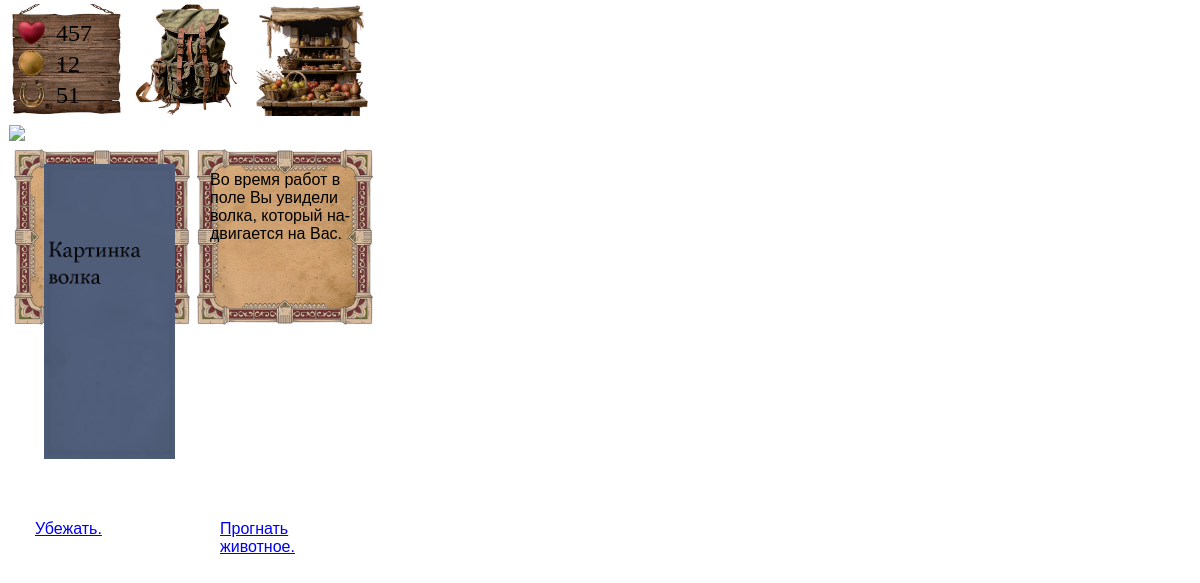
The app's page /event/4/, older data.
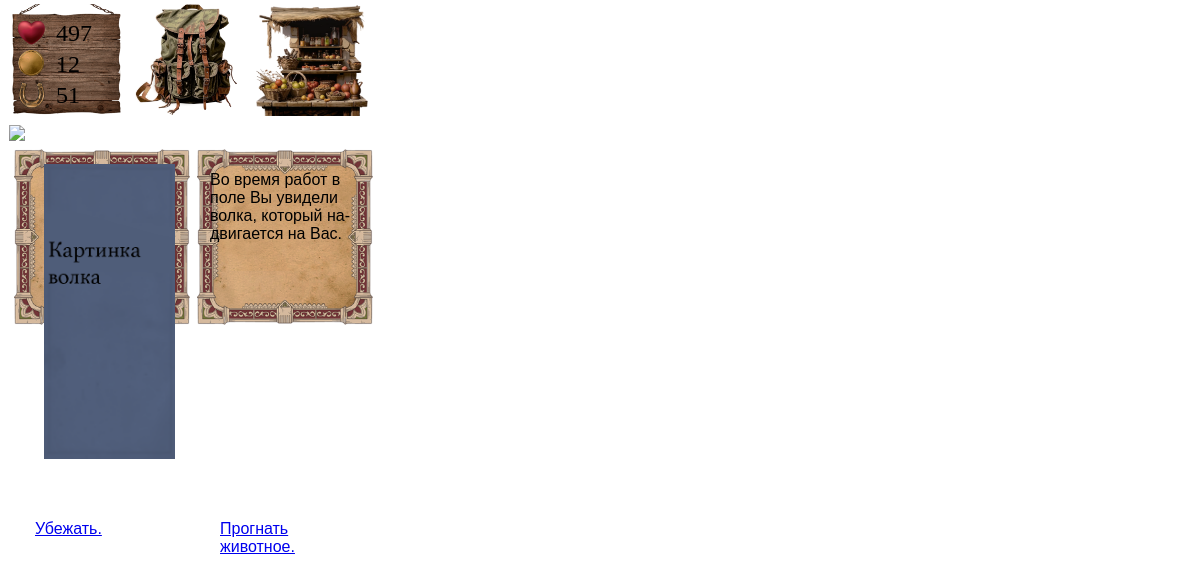
The same page, newer data.
### play/models.py (models this page shows, shortened)
class event(models.Model):
    event_Season = models.CharField(default = "summer", max_length=500, verbose_name='Время года')
    event_Text = models.CharField(max_length=500, verbose_name = 'Текст события')
    action_1 = models.CharField(max_length=500, verbose_name = 'Действие 1')
    consequence_1 = models.CharField(max_length=500, verbose_name = 'Последствие 1')
    received_HP = models.IntegerField(default = 0, verbose_name = 'Изменение здоровья 1')
    received_Money = models.IntegerField(default = 0, verbose_name = 'Изменение монет 1')
    received_Loyalty = models.IntegerField(default = 0, verbose_name = 'Изменение лояльности 1')
    image_Event = models.ImageField(null=True, blank=True,upload_to='image/event', max_length=10000, verbose_name = 'Изображение события')
    received_Medicinal_herbs = models.IntegerField(default = 0, verbose_name = 'Лечебные травы')
    action_2 = models.CharField(max_length=500, verbose_name = 'Действие 2')
    consequence_2 = models.CharField(max_length=500, verbose_name = 'Последствие 2')
    received_HP_2 = models.IntegerField(default = 0, verbose_name = 'Изменение здоровье 2')
    received_Money_2 = models.IntegerField(default = 0, verbose_name = 'Изменение монет 2')
    received_Loyalty_2 = models.IntegerField(default = 0, verbose_name = 'Изменение лояльности 2')

class status(models.Model):
    status_HP = models.IntegerField(default=100, null=True, blank=True)
    status_Money = models.IntegerField(default=50, null=True, blank=True)
    status_Loyalty = models.IntegerField(default=0, null=True, blank=True)
    status_Herbs = models.IntegerField(default=0)  # Важно: с большой H!
    class Meta:
        verbose_name_plural = "statuses"

### play/views.py (the view)
# urls.py: path('event/<int:event_id>/', views.play_next, name='play_next'),
def play_next(request, event_id):
    event_obj = get_object_or_404(event, id=event_id)
    player_status, _ = status.objects.get_or_create(pk=1)
    return render(request, 'play/play.html', {
        'event': event_obj,
        'player_status': player_status,
        'consequence': None,
        'show_event_text': True
    })

### play/templates/play/play.html (shortened to what this page needs)
<!DOCTYPE html>
<html lang="ru">
<head>
</head>
<body>
    <div class="high-panel">
        <div class="button-container-hp">
            <p class= "znachenie_hp">
            </p>
            <button class="button-image">
                <img src="/static/image/panel/hp.png" alt="Кнопка 1" class="button-image">
            </button>
        </div>
        <div class="button-container-bag">
            <button class="button-image" onclick="window.location.href='{% url 'mybag' %}'">
                <img src="/static/image/panel/bag_norm.png" alt="Кнопка 1" class="button-image">
            </button>
        </div>
        <div class="button-container-market">
            <button class="button-image">
                <img src="/static/image/panel/market_norm.png" alt="Кнопка 2" class="button-image">
            </button>
        </div>
    </div>
    <div class="event_picture">
        {% if event.image_Event and event.image_Event.url %}
            <img src="{{ event.image_Event.url }}" alt="{{ event.event_Text }}">
        {% else %}
            <div class="no-image">Нет изображения</div>
        {% endif %}
    </div>
    <div class="book-container">
        <img src="/static/image/panel/book_norm.png" alt="Кнопка 2" class="book-image">
    </div>
    <div class="choise-coutainer">
        <div class="button-choise-coutainer1">
            <button class="button-image">
            </button>
        </div>
        <div class="button-choise-coutainer2">
            <button class="button-image">
                <img src="/static/image/panel/chois.png" alt="Кнопка 1" class="button-image-choise2">
            </button>
        </div>
{% if show_event_text %}
<div class="event_text">
    <p>{{ event.event_Text }}</p>
</div>
{% endif %}
{% if consequence %}
    <div class="consequence">
        {{ consequence }}
    </div>
    <div class="event_url_start">
        <a href="{% url 'random_event' %}" class="btn-continue">Жить дальше</a>
    </div>
{% else %}
    <div class="action_1">
        <a href="#" class="action-link" data-consequence="consequence_1" data-url="{% url 'event_part_2' event_id=event.id %}?action=1">
            {{ event.action_1 }}
        </a>
    </div>
    <div class="action_2">
        <a href="#" class="action-link" data-consequence="consequence_2" data-url="{% url 'event_part_2' event_id=event.id %}?action=2">
            {{ event.action_2 }}
        </a>
    </div>
{% endif %}
<div class="player-status">
    <p>{{ player_status.status_HP }}</p>
    <p>{{ player_status.status_Money }}</p>
    <p>{{ player_status.status_Loyalty }}</p>
</div>
</body>
</html>

### play/templates/play/play.html (style rules this page uses)
.znachenie_hp { position: absolute; padding-left: 50px; padding-top: 15px; color: black; font-weight: 900; font-size: 25px; margin: 1px; }
.button-image { font-size: 1rem; width: 7em; height: 7em; border: none; cursor: pointer; background: transparent; vertical-align: top; display: flex; }
.book-image { font-size: 1rem; width: 23em; height: 23em; border: none; cursor: pointer; background: transparent; vertical-align: top; padding-left: 1px; }
.button-container-hp { display: table-cell; flex-direction: row; align-items: flex-start; margin: 10px; padding-top: 1px; }
.button-container-bag { display: table-cell; flex-direction: row; align-items: flex-start; margin: 1px; vertical-align: top; padding-left: 10px; padding-right: 10px; position: relative; z-index: 10; }
.button-container-market { margin-top: 30px; display: table-cell; flex-direction: cow; margin: 30px; }
.high-panel { display: table-cell; flex-direction: row; align-items: flex-start; padding: 5px; padding-top: 1px; }
.book-container { flex-direction: row; align-items: flex-start; padding: 5px; padding-left: 7px; }
body { background-image: url('/static/image/fons/village_summer.png'); background-repeat: no-repeat; color: white; font-family: Arial, sans-serif; justify-content: center; align-items: center; height: 900px; width: 400px; margin-top: 1px; margin-left: 1px; border-top: 1px; border-width: 1px; }
.choise-coutainer { display: table-cell; flex-direction: row; align-items: flex-start; margin: 1px; vertical-align: top; padding-left: 5px; padding-right: 10px; }
.button-choise-coutainer1 { display: table-cell; flex-direction: row; align-items: flex-start; margin: 1px; vertical-align: top; padding-left: 1px; padding-right: 10px; }
.button-choise-coutainer2 { display: table-cell; flex-direction: row; align-items: flex-start; margin: 1px; vertical-align: top; padding-left: 55px; padding-right: 1px; }
.button-image-choise2 { font-size: 1rem; width: 11em; height: 11em; border: none; cursor: pointer; background: transparent; vertical-align: top; display: flex; padding-left: 7px; }
.event_picture { width: 660px; height: 295px; border: none; cursor: pointer; background: transparent; display: flex; padding-top: 44px; position: absolute; padding-left: 43px; }
.event_text { width: 140px; max-width: 100%; padding: 15px 15px 15px 210px; padding-top: 155px; overflow-wrap: anywhere; hyphens: auto; white-space: normal !important; min-width: 0; border: none; cursor: pointer; background: transparent; color: black; position: absolute; left: 0; top: 0; display: block; }
.action_1 { left: 205px; width: 130px; padding: 15px; position: absolute; top: 505px; z-index: 101; cursor: pointer;   white-space: normal; border: none; background: transparent; color: black; }
.action_2 { left: 20px; width: 140px; padding: 15px; position: absolute; top: 505px; z-index: 101; cursor: pointer; overflow-wrap: anywhere; hyphens: auto; white-space: normal; border: none; background: transparent; color: black; }
.player-status { position: absolute; left: 55px; top: 5px; width: 30px; padding: 1px; border-radius: 1px; font-size: 24px; line-height: 0.3; z-index: 150; color: black; font-family: Impact, fantasy; }

Row changes from the older to the newer data that the page shows:
changed status: status_HP "457" → "497"
